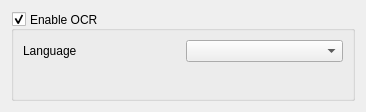
<?xml version="1.0" encoding="UTF-8"?>
<ui version="4.0">
 <class>OcrOptions</class>
 <widget class="QWidget" name="OcrOptions">
  <property name="geometry">
   <rect>
    <x>0</x>
    <y>0</y>
    <width>366</width>
    <height>112</height>
   </rect>
  </property>
  <property name="windowTitle">
   <string>Form</string>
  </property>
  <layout class="QVBoxLayout" name="verticalLayout">
   <item>
    <widget class="QGroupBox" name="enable_ocr">
     <property name="title">
      <string>Enable OCR</string>
     </property>
     <property name="alignment">
      <set>Qt::AlignLeading|Qt::AlignLeft|Qt::AlignVCenter</set>
     </property>
     <property name="flat">
      <bool>true</bool>
     </property>
     <property name="checkable">
      <bool>true</bool>
     </property>
     <layout class="QGridLayout" name="gridLayout">
      <item row="1" column="1">
       <spacer name="verticalSpacer">
        <property name="orientation">
         <enum>Qt::Vertical</enum>
        </property>
        <property name="sizeHint" stdset="0">
         <size>
          <width>20</width>
          <height>40</height>
         </size>
        </property>
       </spacer>
      </item>
      <item row="0" column="0">
       <widget class="QLabel" name="label">
        <property name="text">
         <string>Language</string>
        </property>
       </widget>
      </item>
      <item row="0" column="1">
       <widget class="QComboBox" name="ocr_language"/>
      </item>
     </layout>
    </widget>
   </item>
  </layout>
 </widget>
 <resources/>
 <connections/>
</ui>
